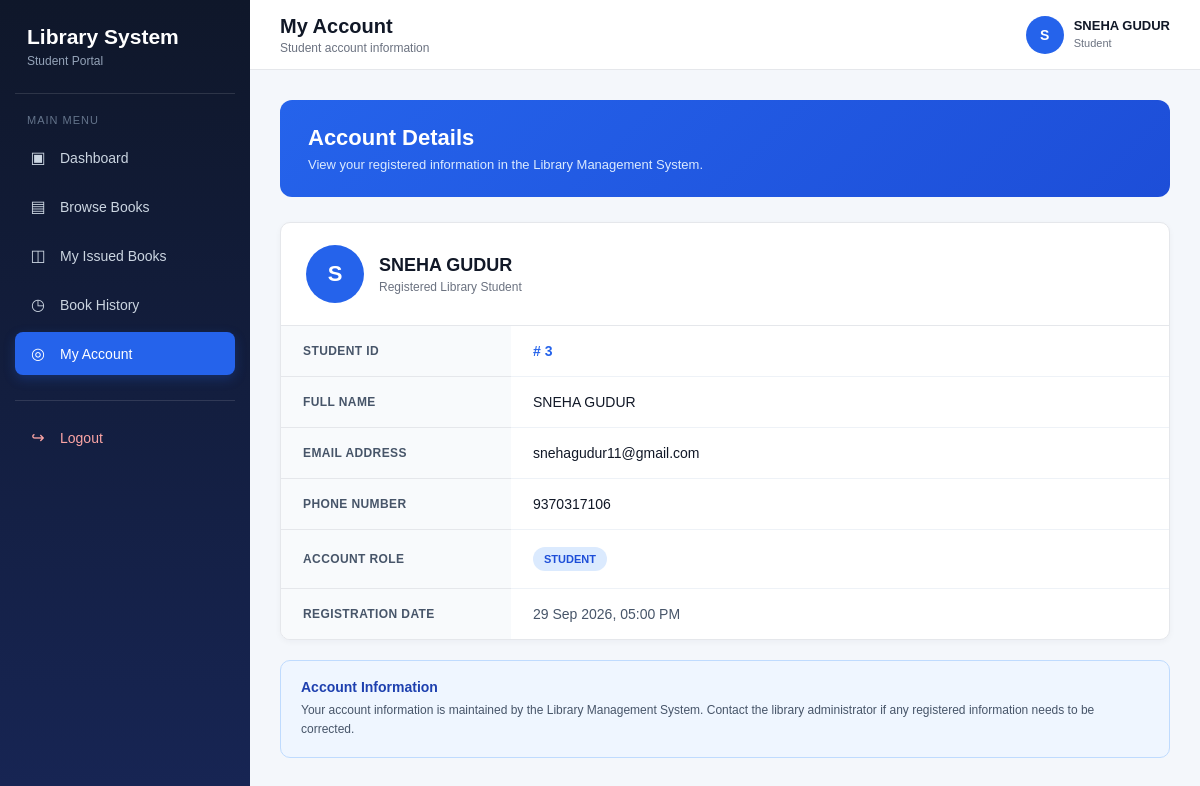
The app's page /user/account.php (signed in) with its own data.
### tables this page shows
CREATE TABLE `users` (
  `id` int(11) NOT NULL,
  `name` varchar(100) NOT NULL,
  `email` varchar(100) NOT NULL,
  `password` varchar(255) NOT NULL,
  `phone` varchar(20) DEFAULT NULL,
  `role` enum('admin','student') DEFAULT 'student',
  `created_at` timestamp NOT NULL DEFAULT current_timestamp()
);

### user/account.php (the view, shortened to what this page needs)
<?php
require_once "../config/database.php";
$user_id = $_SESSION["user_id"];
$stmt = $conn->prepare("
    SELECT
        id,
        name,
        email,
        phone,
        role,
        created_at
    FROM users
    WHERE id = ?
");
$stmt->bind_param("i", $user_id);
$stmt->execute();
$result = $stmt->get_result();
$user = $result->fetch_assoc();
$initial = strtoupper(
    substr(trim($user["name"]), 0, 1)
);
?>
<!DOCTYPE html>
<html lang="en">
<head>
</head>
<body>
<div class="layout">
    <aside class="sidebar">
        <div class="logo">
            <h2>
                Library System
            </h2>
            <p>
                Student Portal
            </p>
        </div>
        <div class="menu-title">
            Main Menu
        </div>
        <ul class="menu">
            <li>
                <a href="dashboard.php">
                    <span class="menu-icon">
                        ▣
                    </span>
                    Dashboard
                </a>
            </li>
            <li>
                <a href="books.php">
                    <span class="menu-icon">
                        ▤
                    </span>
                    Browse Books
                </a>
            </li>
            <li>
                <a href="issued_books.php">
                    <span class="menu-icon">
                        ◫
                    </span>
                    My Issued Books
                </a>
            </li>
            <li>
                <a href="history.php">
                    <span class="menu-icon">
                        ◷
                    </span>
                    Book History
                </a>
            </li>
            <li>
                <a
                    href="account.php"
                    class="active"
                >
                    <span class="menu-icon">
                        ◎
                    </span>
                    My Account
                </a>
            </li>
            <li class="logout">
                <a href="../auth/logout.php">
                    <span class="menu-icon">
                        ↪
                    </span>
                    Logout
                </a>
            </li>
        </ul>
    </aside>
    <main class="main">
        <header class="topbar">
            <div class="page-title">
                <h1>
                    My Account
                </h1>
                <p>
                    Student account information
                </p>
            </div>
            <div class="profile">
                <div class="avatar">
                    <?php
                    echo htmlspecialchars($initial);
                    ?>
                </div>
                <div class="profile-info">
                    <strong>
                        <?php
                        echo htmlspecialchars(
                            $user["name"]
                        );
                        ?>
                    </strong>
                    <span>
                        Student
                    </span>
                </div>
            </div>
        </header>
        <section class="content">
            <div class="welcome">
                <h2>
                    Account Details
                </h2>
                <p>
                    View your registered information
                    in the Library Management System.
                </p>
            </div>
            <div class="account-card">
                <div class="account-header">
                    <div class="large-avatar">
                        <?php
                        echo htmlspecialchars($initial);
                        ?>
                    </div>
                    <div>
                        <h2>
                            <?php
                            echo htmlspecialchars(
                                $user["name"]
                            );
                            ?>
                        </h2>
                        <p>
                            Registered Library Student
                        </p>
                    </div>
                </div>
                <div class="table-wrapper">
                    <table>
                        <tbody>
                            <tr>
                                <th>
                                    Student ID
                                </th>
                                <td>
                                    <span class="student-id">
                                        #
                                        <?php
                                        echo htmlspecialchars(
                                            $user["id"]
                                        );
                                        ?>
                                    </span>
                                </td>
                            </tr>
                            <tr>
                                <th>
                                    Full Name
                                </th>
                                <td class="value">
                                    <?php
                                    echo htmlspecialchars(
                                        $user["name"]
                                    );
                                    ?>
                                </td>
                            </tr>
                            <tr>
                                <th>
                                    Email Address
                                </th>
                                <td class="value">
                                    <?php
                                    echo htmlspecialchars(
                                        $user["email"]
                                    );
                                    ?>
                                </td>
                            </tr>
                            <tr>
                                <th>
                                    Phone Number
                                </th>
                                <td class="value">
                                    <?php
                                    if (
                                        !empty(
                                            $user["phone"]
                                        )
                                    ) {
                                        echo htmlspecialchars(
                                            $user["phone"]
                                        );
                                    } else {
                                        echo "Not provided";
                                    }
                                    ?>
                                </td>
                            </tr>
                            <tr>
                                <th>
                                    Account Role
                                </th>
                                <td>
                                    <span class="role">
                                        <?php
                                        echo htmlspecialchars(
                                            $user["role"]
                                        );
                                        ?>
                                    </span>
                                </td>
                            </tr>
                            <tr>
                                <th>
                                    Registration Date
                                </th>
                                <td class="date">
                                    <?php
                                    if (
                                        !empty(
                                            $user["created_at"]
                                        )
                                    ) {
                                        echo date(
                                            "d M Y, h:i A",
                                            strtotime(
                                                $user["created_at"]
                                            )
                                        );
                                    } else {
                                        echo "Not available";
                                    }
                                    ?>
                                </td>
                            </tr>
                        </tbody>
                    </table>
                </div>
            </div>
            <div class="info-box">
                <h3>
                    Account Information
                </h3>
                <p>
                    Your account information is maintained
                    by the Library Management System. Contact
                    the library administrator if any registered
                    information needs to be corrected.
                </p>
            </div>
        </section>
    </main>
</div>
</body>
</html>

### user/account.php (style rules this page uses)
* { margin: 0; padding: 0; box-sizing: border-box; font-family: Arial, Helvetica, sans-serif; }
body { background: #f4f7fb; color: #1f2937; }
.layout { display: flex; min-height: 100vh; }
.sidebar { width: 250px; background: linear-gradient( 180deg, #0f172a, #172554 ); color: white; min-height: 100vh; position: fixed; left: 0; top: 0; bottom: 0; padding: 25px 15px; z-index: 1000; }
.logo { padding: 0 12px 25px; border-bottom: 1px solid rgba(255,255,255,0.12); margin-bottom: 20px; }
.logo h2 { font-size: 21px; margin-bottom: 5px; }
.logo p { font-size: 12px; color: #94a3b8; }
.menu-title { font-size: 11px; color: #64748b; text-transform: uppercase; letter-spacing: 1px; padding: 0 12px; margin-bottom: 10px; }
.menu { list-style: none; }
.menu li { margin-bottom: 6px; }
.menu a { display: flex; align-items: center; gap: 12px; text-decoration: none; color: #cbd5e1; padding: 12px 13px; border-radius: 8px; font-size: 14px; transition: 0.2s; }
.menu a.active { background: #2563eb; color: white; box-shadow: 0 4px 12px rgba(37,99,235,0.25); }
.menu-icon { width: 20px; text-align: center; font-size: 16px; }
.logout { margin-top: 25px; border-top: 1px solid rgba(255,255,255,0.12); padding-top: 15px; }
.logout a { color: #fca5a5; }
.main { margin-left: 250px; width: calc(100% - 250px); min-height: 100vh; }
.topbar { height: 70px; background: white; border-bottom: 1px solid #e5e7eb; display: flex; align-items: center; justify-content: space-between; padding: 0 30px; }
.page-title h1 { font-size: 20px; color: #111827; }
.page-title p { font-size: 12px; color: #6b7280; margin-top: 3px; }
.profile { display: flex; align-items: center; gap: 10px; }
.avatar { width: 38px; height: 38px; background: #2563eb; color: white; border-radius: 50%; display: flex; align-items: center; justify-content: center; font-weight: bold; font-size: 14px; }
.profile-info strong { display: block; font-size: 13px; color: #111827; }
.profile-info span { font-size: 11px; color: #6b7280; }
.content { padding: 30px; }
.welcome { background: linear-gradient( 135deg, #2563eb, #1d4ed8 ); color: white; border-radius: 12px; padding: 25px 28px; margin-bottom: 25px; }
.welcome h2 { font-size: 22px; margin-bottom: 6px; }
.welcome p { color: #dbeafe; font-size: 13px; }
.account-card { background: white; border: 1px solid #e5e7eb; border-radius: 10px; overflow: hidden; box-shadow: 0 2px 6px rgba(15,23,42,0.04); }
.account-header { padding: 22px 25px; border-bottom: 1px solid #e5e7eb; display: flex; align-items: center; gap: 15px; }
.large-avatar { width: 58px; height: 58px; border-radius: 50%; background: #2563eb; color: white; display: flex; align-items: center; justify-content: center; font-size: 22px; font-weight: bold; flex-shrink: 0; }
.account-header h2 { font-size: 18px; color: #111827; margin-bottom: 4px; }
.account-header p { font-size: 12px; color: #6b7280; }
.table-wrapper { overflow-x: auto; }
table { width: 100%; border-collapse: collapse; }
th { width: 230px; background: #f8fafc; color: #475569; font-size: 12px; text-transform: uppercase; letter-spacing: 0.4px; padding: 17px 22px; text-align: left; border-bottom: 1px solid #e5e7eb; }
td { padding: 17px 22px; font-size: 14px; color: #374151; border-bottom: 1px solid #eef2f7; }
tr:last-child th, tr:last-child td { border-bottom: none; }
.value { font-weight: 500; color: #111827; }
.student-id { color: #2563eb; font-weight: bold; }
.role { display: inline-block; background: #dbeafe; color: #1d4ed8; padding: 6px 11px; border-radius: 20px; font-size: 11px; font-weight: bold; text-transform: uppercase; }
.date { color: #475569; }
.info-box { margin-top: 20px; background: #eff6ff; border: 1px solid #bfdbfe; border-radius: 10px; padding: 18px 20px; }
.info-box h3 { color: #1e40af; font-size: 14px; margin-bottom: 6px; }
.info-box p { color: #475569; font-size: 12px; line-height: 1.6; }

### records on screen
users: name "S", name "SNEHA GUDUR", id "3", email "snehagudur11@gmail.com", phone "9370317106", role "STUDENT", created_at "29 Sep 2026, 05:00 PM"
